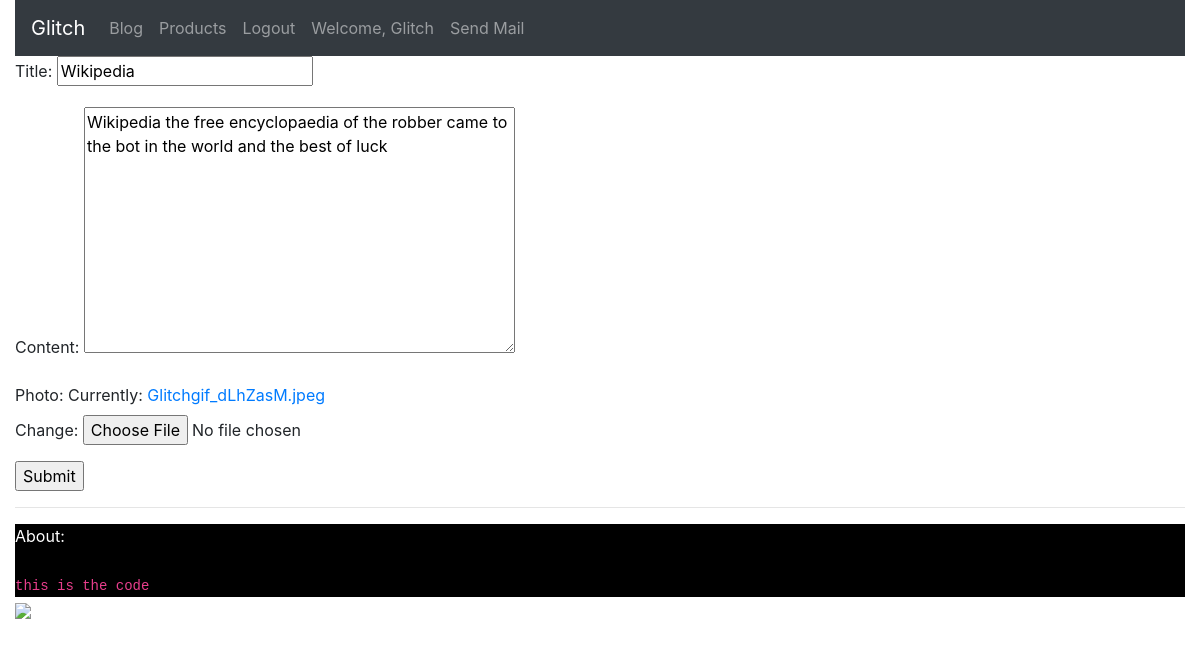
Page /blog/2/update (signed in) on the committed database.
### Blog/models.py (models this page shows, shortened)
class Article(models.Model):
    title   = models.CharField(max_length=100)
    content = models.TextField()
    photo = models.ImageField(upload_to="media",null=True)
    class Meta:
      db_table = "gallery"

### Blog/views.py (the view)
# urls.py: path('<int:id>/update',ArticleUpdateView.as_view(), name = "article-update"),
class ArticleUpdateView(UpdateView):
    template_name = 'Blog/article_update.html'
    queryset = Article.objects.all()
    form_class = ArticleModelForm
    success_url = '/blog/'
    def get_object(self):
        id_ = self.kwargs.get('id')
        return get_object_or_404(Article, id = id_)

### Blog/forms.py
class ArticleModelForm(forms.ModelForm):
    class Meta:
        model = Article
        fields = [
            "title",
            "content",
            "photo"
            ]

### Templates/Blog/article_update.html (shortened to what this page needs)
{% extends 'base.html' %}
{% block contents %}
<form method = "POST">{% csrf_token %}
{{form.as_p}}
    <input type="submit",value = "save">
</form>
{% endblock %}

### Templates/base.html (shortened to what this page needs)
<!doctype html>
<html lang="en">
  <head>
    <link rel="stylesheet" href="https://stackpath.bootstrapcdn.com/bootstrap/4.1.3/css/bootstrap.min.css">
    <link rel="stylesheet" href="https://replit.com/@Glitchdev1/Test#Templates/main.css">
  </head>
  <body>
     <div class= "container-fluid">
      <nav class="navbar navbar-expand-md navbar-dark bg-dark">
{% if user.is_authenticated %}
  <a class="navbar-brand" href="#">{{ user.username }}</a>
{% else %}
  <a class="navbar-brand" href="/login/">Login</a>
{% endif %}
  <div class="collapse navbar-collapse" id="navbarText">
    <ul class="navbar-nav mr-auto">
      {% if user.is_authenticated %}
      <li class="nav-item">
        <a class="nav-link" href="/blog/">Blog</a>
      </li>
      <li class= "nav-item">
        <a class= "nav-link" href= "/product/">Products</a>
      </li>
      <li class="nav-item">
        <a class="nav-link" href="/logout">Logout</a>
      </li>
      <li class="nav-item">
        <a class="nav-link" href="#">Welcome, {{user.username}}</a>
      </li>
      {% if request.user.is_staff %}
      <li class="nav-item">
        <a class="nav-link" href="/send/">Send Mail</a>
      </li>
      {% endif %}
      {% endif %}
    </ul>
  </div>
</nav>
    {% block contents %}{% endblock %}
 {% block footer %}
 {% include 'footer.html' %}
<div id= "footertext">
<img src= "database/images/Glitchgif.jpeg}">
  {% endblock %}
</div>
  </body>
</html>

### rows in the picture
Article: title "Wikipedia", content "Wikipedia the free encyclopaedia of the robber came to the bot in the world and the best of luck"

### other values in the picture
{{ user.username }} "Glitch"
